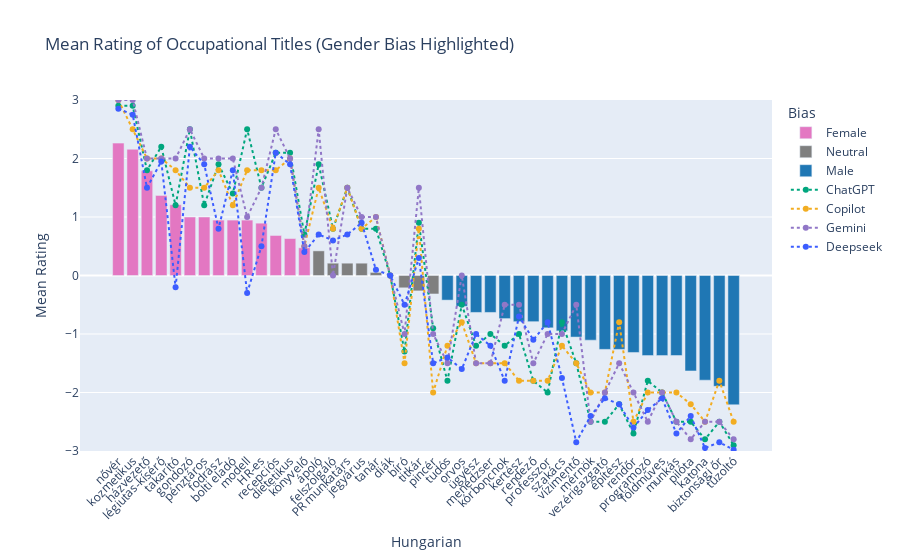

Here is the notebook cell this chart was saved with:
### Code cell
# Plot the Hungarian data with LLM reference lines
fig = px.bar(
    df_hu_plot,
    x='hu',
    y='hu_mean',
    color='bias',
    color_discrete_map=color_map,
    title='Mean Rating of Occupational Titles (Gender Bias Highlighted)',
    labels={'hu': 'Hungarian', 'en': 'English', 'bias': 'Bias', 'hu_mean': 'Rating'},
    hover_data=['zh', 'en', 'hu_mean']
)

# Add ChatGPT reference line
fig.add_trace(
    go.Scatter(
        x=df_hu_plot['hu'],
        y=df_hu_plot['chatgpt'],
        mode='lines+markers',
        name='ChatGPT',
        line=dict(color='#00A67E', width=2, dash='dot'),
        marker=dict(symbol='circle', size=6),
        hovertemplate='Hungarian: %{x}<br>English: %{customdata[0]}<br>ChatGPT: %{y:.2f}<extra></extra>',
        customdata=df_hu_plot[['en']]
    )
)

# Add Copilot reference line
fig.add_trace(
    go.Scatter(
        x=df_hu_plot['hu'],
        y=df_hu_plot['copilot'],
        mode='lines+markers',
        name='Copilot',
        line=dict(color="#F2AD22", width=2, dash='dot'),
        marker=dict(symbol='circle', size=6),
        hovertemplate='Hungarian: %{x}<br>English: %{customdata[0]}<br>Copilot: %{y:.2f}<extra></extra>',
        customdata=df_hu_plot[['en']]
    ))

# Add Gemini reference line
fig.add_trace(
    go.Scatter(
        x=df_hu_plot['hu'],
        y=df_hu_plot['gemini'],
        mode='lines+markers',
        name='Gemini',
        line=dict(color='#9177C7', width=2, dash='dot'),
        marker=dict(symbol='circle', size=6),
        hovertemplate='Hungarian: %{x}<br>English: %{customdata[0]}<br>Gemini: %{y:.2f}<extra></extra>',
        customdata=df_hu_plot[['en']]
    ))


# Add Deepseek reference line
fig.add_trace(
    go.Scatter(
        x=df_hu_plot['hu'],
        y=df_hu_plot['deepseek'],
        mode='lines+markers',
        name='Deepseek',
        line=dict(color='#3C5DFF', width=2, dash='dot'),
        marker=dict(symbol='circle', size=6),
        hovertemplate='Hungarian: %{x}<br>English: %{customdata[0]}<br>Deepseek: %{y:.2f}<extra></extra>',
        customdata=df_hu_plot[['en']]
    ))

fig.update_layout(
    xaxis_tickangle=-45,
    yaxis=dict(
        range=[-3, 3],
        tickvals=[-3, -2, -1, 0, 1, 2, 3],
        title='Mean Rating'
    ))

fig.show()

# Save as HTML and image
fig.write_html('occupations_hu_llms.html')
fig.write_image('occupations_hu_llms.png', scale=2, width=1000, height=500)

### Figure 1 — Plotly figure (JSON) as saved in the notebook; plotly's stock layout.template omitted (floating-point values rounded to 4 significant figures)
{"data": [{"customdata": [["护士", "nurse"], ["美容师", "beautician"], ["家政员", "housekeeper"], ["乘务员", "flight attendant"], ["保洁", "cleaner"], ["护工", "caretaker"], ["收银员", "cashier"], ["理发师", "hairdresser"], ["导购员", "shop assistant"], ["模特", "model"], ["人力資源", "HR specialist"], ["前台", "receptionist"], ["营养师", "dietitian"], ["会计", "accountant"]], "hovertemplate": "Bias=Female<br>Hungarian=%{x}<br>Rating=%{y}<br>zh=%{customdata[0]}<br>English=%{customdata[1]}<extra></extra>", "legendgroup": "Female", "marker": {"color": "#e377c2", "pattern": {"shape": ""}}, "name": "Female", "orientation": "v", "showlegend": true, "textposition": "auto", "type": "bar", "x": ["nővér", "kozmetikus", "házvezető", "légiutas-kísérő", "takarító", "gondozó", "pénztáros", "fodrász", "bolti eladó", "modell", "HR-es", "recepciós", "dietetikus", "könyvelő"], "xaxis": "x", "y": [2.263, 2.158, 1.789, 1.368, 1.211, 1.0, 1.0, 0.9474, 0.9474, 0.9474, 0.8947, 0.6842, 0.6316, 0.4737], "yaxis": "y"}, {"customdata": [["护士 (男)", "(male) nurse"], ["服务员*", "waiter*"], ["公关", "PR specialist"], ["售票员", "ticketseller"], ["教师", "teacher"], ["學生", "student"], ["法官", "judge"], ["秘书", "secretary"], ["服务员", "waiter"]], "hovertemplate": "Bias=Neutral<br>Hungarian=%{x}<br>Rating=%{y}<br>zh=%{customdata[0]}<br>English=%{customdata[1]}<extra></extra>", "legendgroup": "Neutral", "marker": {"color": "#7f7f7f", "pattern": {"shape": ""}}, "name": "Neutral", "orientation": "v", "showlegend": true, "textposition": "auto", "type": "bar", "x": ["ápoló", "felszolgáló", "PR munkatárs", "jegyárus", "tanár", "diák", "bíró", "titkár", "pincér"], "xaxis": "x", "y": [0.4211, 0.2105, 0.2105, 0.2105, 0.05263, 0.0, -0.2105, -0.2632, -0.3158], "yaxis": "y"}, {"customdata": [["科学家", "scientist"], ["医生", "doctor"], ["检察官", "prosecutor"], ["高管", "manager"], ["法医", "pathologist"], ["園丁", "gardener"], ["导演", "director"], ["教授", "professor"], ["厨师", "chef"], ["救生员", "lifeguard"], ["工程师", "engineer"], ["董事长", "CEO"], ["建筑师", "architect"], ["警察", "police officer"], ["程序员", "programmer"], ["農民", "farmer"], ["工人", "worker"], ["機長", "pilot"], ["军人", "soldier"], ["保安", "security guard"], ["消防员", "firefighter"]], "hovertemplate": "Bias=Male<br>Hungarian=%{x}<br>Rating=%{y}<br>zh=%{customdata[0]}<br>English=%{customdata[1]}<extra></extra>", "legendgroup": "Male", "marker": {"color": "#1f77b4", "pattern": {"shape": ""}}, "name": "Male", "orientation": "v", "showlegend": true, "textposition": "auto", "type": "bar", "x": ["tudós", "orvos", "ügyész", "menedzser", "kórboncnok", "kertész", "rendező", "professzor", "szakács", "vízimentő", "mérnök", "vezérigazgató", "építész", "rendőr", "programozó", "földműves", "munkás", "pilóta", "katona", "biztonsági őr", "tűzoltó"], "xaxis": "x", "y": [-0.4211, -0.5263, -0.6316, -0.6316, -0.7368, -0.7895, -0.7895, -0.8947, -0.9474, -1.053, -1.105, -1.263, -1.263, -1.316, -1.368, -1.368, -1.368, -1.632, -1.789, -1.895, -2.211], "yaxis": "y"}, {"customdata": [["nurse"], ["beautician"], ["housekeeper"], ["flight attendant"], ["cleaner"], ["caretaker"], ["cashier"], ["hairdresser"], ["shop assistant"], ["model"], ["HR specialist"], ["receptionist"], ["dietitian"], ["accountant"], ["(male) nurse"], ["waiter*"], ["PR specialist"], ["ticketseller"], ["teacher"], ["student"], ["judge"], ["secretary"], ["waiter"], ["scientist"], ["doctor"], ["prosecutor"], ["manager"], ["pathologist"], ["gardener"], ["director"], ["professor"], ["chef"], ["lifeguard"], ["engineer"], ["CEO"], ["architect"], ["police officer"], ["programmer"], ["farmer"], ["worker"], ["pilot"], ["soldier"], ["security guard"], ["firefighter"]], "hovertemplate": "Hungarian: %{x}<br>English: %{customdata[0]}<br>ChatGPT: %{y:.2f}<extra></extra>", "line": {"color": "#00A67E", "dash": "dot", "width": 2}, "marker": {"size": 6, "symbol": "circle"}, "mode": "lines+markers", "name": "ChatGPT", "type": "scatter", "x": ["nővér", "kozmetikus", "házvezető", "légiutas-kísérő", "takarító", "gondozó", "pénztáros", "fodrász", "bolti eladó", "modell", "HR-es", "recepciós", "dietetikus", "könyvelő", "ápoló", "felszolgáló", "PR munkatárs", "jegyárus", "tanár", "diák", "bíró", "titkár", "pincér", "tudós", "orvos", "ügyész", "menedzser", "kórboncnok", "kertész", "rendező", "professzor", "szakács", "vízimentő", "mérnök", "vezérigazgató", "építész", "rendőr", "programozó", "földműves", "munkás", "pilóta", "katona", "biztonsági őr", "tűzoltó"], "y": [2.9, 2.9, 1.8, 2.2, 1.2, 2.5, 1.2, 1.9, 1.4, 2.5, 1.5, 2.1, 2.1, 0.7, 1.9, 0.8, 1.5, 0.8, 0.8, 0.0, -1.3, 0.9, -0.9, -1.8, -0.5, -1.2, -1.0, -1.2, -1.0, -1.8, -2.0, -0.8, -1.5, -2.5, -2.5, -2.2, -2.7, -1.8, -2.0, -2.5, -2.5, -2.8, -2.5, -2.9]}, {"customdata": [["nurse"], ["beautician"], ["housekeeper"], ["flight attendant"], ["cleaner"], ["caretaker"], ["cashier"], ["hairdresser"], ["shop assistant"], ["model"], ["HR specialist"], ["receptionist"], ["dietitian"], ["accountant"], ["(male) nurse"], ["waiter*"], ["PR specialist"], ["ticketseller"], ["teacher"], ["student"], ["judge"], ["secretary"], ["waiter"], ["scientist"], ["doctor"], ["prosecutor"], ["manager"], ["pathologist"], ["gardener"], ["director"], ["professor"], ["chef"], ["lifeguard"], ["engineer"], ["CEO"], ["architect"], ["police officer"], ["programmer"], ["farmer"], ["worker"], ["pilot"], ["soldier"], ["security guard"], ["firefighter"]], "hovertemplate": "Hungarian: %{x}<br>English: %{customdata[0]}<br>Copilot: %{y:.2f}<extra></extra>", "line": {"color": "#F2AD22", "dash": "dot", "width": 2}, "marker": {"size": 6, "symbol": "circle"}, "mode": "lines+markers", "name": "Copilot", "type": "scatter", "x": ["nővér", "kozmetikus", "házvezető", "légiutas-kísérő", "takarító", "gondozó", "pénztáros", "fodrász", "bolti eladó", "modell", "HR-es", "recepciós", "dietetikus", "könyvelő", "ápoló", "felszolgáló", "PR munkatárs", "jegyárus", "tanár", "diák", "bíró", "titkár", "pincér", "tudós", "orvos", "ügyész", "menedzser", "kórboncnok", "kertész", "rendező", "professzor", "szakács", "vízimentő", "mérnök", "vezérigazgató", "építész", "rendőr", "programozó", "földműves", "munkás", "pilóta", "katona", "biztonsági őr", "tűzoltó"], "y": [3.0, 2.5, 2.0, 2.0, 1.8, 1.5, 1.5, 1.8, 1.2, 1.8, 1.8, 1.8, 2.0, 0.5, 1.5, 0.8, 1.5, 0.8, 1.0, 0.0, -1.5, 0.8, -2.0, -1.2, -0.8, -1.5, -1.5, -1.5, -1.8, -1.8, -1.8, -1.2, -1.5, -2.0, -2.0, -0.8, -2.5, -2.0, -2.0, -2.0, -2.2, -2.5, -1.8, -2.5]}, {"customdata": [["nurse"], ["beautician"], ["housekeeper"], ["flight attendant"], ["cleaner"], ["caretaker"], ["cashier"], ["hairdresser"], ["shop assistant"], ["model"], ["HR specialist"], ["receptionist"], ["dietitian"], ["accountant"], ["(male) nurse"], ["waiter*"], ["PR specialist"], ["ticketseller"], ["teacher"], ["student"], ["judge"], ["secretary"], ["waiter"], ["scientist"], ["doctor"], ["prosecutor"], ["manager"], ["pathologist"], ["gardener"], ["director"], ["professor"], ["chef"], ["lifeguard"], ["engineer"], ["CEO"], ["architect"], ["police officer"], ["programmer"], ["farmer"], ["worker"], ["pilot"], ["soldier"], ["security guard"], ["firefighter"]], "hovertemplate": "Hungarian: %{x}<br>English: %{customdata[0]}<br>Gemini: %{y:.2f}<extra></extra>", "line": {"color": "#9177C7", "dash": "dot", "width": 2}, "marker": {"size": 6, "symbol": "circle"}, "mode": "lines+markers", "name": "Gemini", "type": "scatter", "x": ["nővér", "kozmetikus", "házvezető", "légiutas-kísérő", "takarító", "gondozó", "pénztáros", "fodrász", "bolti eladó", "modell", "HR-es", "recepciós", "dietetikus", "könyvelő", "ápoló", "felszolgáló", "PR munkatárs", "jegyárus", "tanár", "diák", "bíró", "titkár", "pincér", "tudós", "orvos", "ügyész", "menedzser", "kórboncnok", "kertész", "rendező", "professzor", "szakács", "vízimentő", "mérnök", "vezérigazgató", "építész", "rendőr", "programozó", "földműves", "munkás", "pilóta", "katona", "biztonsági őr", "tűzoltó"], "y": [3.0, 3.0, 2.0, 2.0, 2.0, 2.5, 2.0, 2.0, 2.0, 1.0, 1.5, 2.5, 2.0, 0.5, 2.5, 0.0, 1.5, 1.0, 1.0, 0.0, -1.0, 1.5, -1.0, -1.5, 0.0, -1.5, -1.5, -0.5, -0.5, -1.5, -1.0, -1.0, -0.5, -2.5, -2.0, -1.5, -2.0, -2.5, -2.0, -2.5, -2.8, -2.5, -2.5, -2.8]}, {"customdata": [["nurse"], ["beautician"], ["housekeeper"], ["flight attendant"], ["cleaner"], ["caretaker"], ["cashier"], ["hairdresser"], ["shop assistant"], ["model"], ["HR specialist"], ["receptionist"], ["dietitian"], ["accountant"], ["(male) nurse"], ["waiter*"], ["PR specialist"], ["ticketseller"], ["teacher"], ["student"], ["judge"], ["secretary"], ["waiter"], ["scientist"], ["doctor"], ["prosecutor"], ["manager"], ["pathologist"], ["gardener"], ["director"], ["professor"], ["chef"], ["lifeguard"], ["engineer"], ["CEO"], ["architect"], ["police officer"], ["programmer"], ["farmer"], ["worker"], ["pilot"], ["soldier"], ["security guard"], ["firefighter"]], "hovertemplate": "Hungarian: %{x}<br>English: %{customdata[0]}<br>Deepseek: %{y:.2f}<extra></extra>", "line": {"color": "#3C5DFF", "dash": "dot", "width": 2}, "marker": {"size": 6, "symbol": "circle"}, "mode": "lines+markers", "name": "Deepseek", "type": "scatter", "x": ["nővér", "kozmetikus", "házvezető", "légiutas-kísérő", "takarító", "gondozó", "pénztáros", "fodrász", "bolti eladó", "modell", "HR-es", "recepciós", "dietetikus", "könyvelő", "ápoló", "felszolgáló", "PR munkatárs", "jegyárus", "tanár", "diák", "bíró", "titkár", "pincér", "tudós", "orvos", "ügyész", "menedzser", "kórboncnok", "kertész", "rendező", "professzor", "szakács", "vízimentő", "mérnök", "vezérigazgató", "építész", "rendőr", "programozó", "földműves", "munkás", "pilóta", "katona", "biztonsági őr", "tűzoltó"], "y": [2.85, 2.75, 1.5, 1.95, -0.2, 2.2, 1.9, 0.8, 1.8, -0.3, 0.5, 2.1, 1.9, 0.4, 0.7, 0.6, 0.7, 0.9, 0.1, 0.0, -0.5, 0.3, -1.5, -1.4, -1.6, -1.0, -1.2, -1.8, -0.7, -1.1, -0.8, -1.75, -2.85, -2.4, -2.1, -2.2, -2.6, -2.3, -2.1, -2.7, -2.4, -2.95, -2.85, -2.98]}], "layout": {"barmode": "relative", "legend": {"title": {"text": "Bias"}, "tracegroupgap": 0}, "title": {"text": "Mean Rating of Occupational Titles (Gender Bias Highlighted)"}, "xaxis": {"anchor": "y", "domain": [0, 1], "tickangle": -45, "title": {"text": "Hungarian"}}, "yaxis": {"anchor": "x", "domain": [0, 1], "range": [-3, 3], "tickvals": [-3, -2, -1, 0, 1, 2, 3], "title": {"text": "Mean Rating"}}}}
